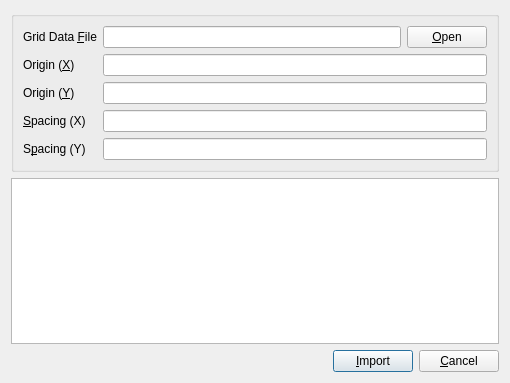
<?xml version="1.0" encoding="UTF-8"?>
<ui version="4.0">
 <class>GridDataImporterWidget</class>
 <widget class="QDialog" name="GridDataImporterWidget">
  <property name="geometry">
   <rect>
    <x>0</x>
    <y>0</y>
    <width>510</width>
    <height>383</height>
   </rect>
  </property>
  <property name="windowTitle">
   <string>Grid Data Importer</string>
  </property>
  <layout class="QGridLayout" name="gridLayout">
   <item row="1" column="0">
    <widget class="QTableWidget" name="summaryTable">
     <property name="alternatingRowColors">
      <bool>true</bool>
     </property>
     <property name="columnCount">
      <number>2</number>
     </property>
     <attribute name="horizontalHeaderVisible">
      <bool>false</bool>
     </attribute>
     <attribute name="horizontalHeaderMinimumSectionSize">
      <number>30</number>
     </attribute>
     <attribute name="horizontalHeaderStretchLastSection">
      <bool>true</bool>
     </attribute>
     <attribute name="verticalHeaderVisible">
      <bool>false</bool>
     </attribute>
     <column/>
     <column/>
    </widget>
   </item>
   <item row="2" column="0">
    <widget class="QWidget" name="widget" native="true">
     <layout class="QHBoxLayout" name="horizontalLayout">
      <property name="leftMargin">
       <number>0</number>
      </property>
      <property name="topMargin">
       <number>0</number>
      </property>
      <property name="rightMargin">
       <number>0</number>
      </property>
      <property name="bottomMargin">
       <number>0</number>
      </property>
      <item>
       <spacer name="horizontalSpacer">
        <property name="orientation">
         <enum>Qt::Horizontal</enum>
        </property>
        <property name="sizeHint" stdset="0">
         <size>
          <width>40</width>
          <height>20</height>
         </size>
        </property>
       </spacer>
      </item>
      <item>
       <widget class="QPushButton" name="importButton">
        <property name="text">
         <string>&amp;Import</string>
        </property>
       </widget>
      </item>
      <item>
       <widget class="QPushButton" name="cancelButton">
        <property name="text">
         <string>&amp;Cancel</string>
        </property>
       </widget>
      </item>
     </layout>
    </widget>
   </item>
   <item row="0" column="0">
    <widget class="QGroupBox" name="groupBox">
     <property name="title">
      <string/>
     </property>
     <layout class="QFormLayout" name="formLayout">
      <item row="1" column="0">
       <widget class="QLabel" name="label_2">
        <property name="text">
         <string>Origin (&amp;X)</string>
        </property>
        <property name="buddy">
         <cstring>originXSpinBox</cstring>
        </property>
       </widget>
      </item>
      <item row="1" column="1">
       <widget class="DoubleSpinBox" name="originXSpinBox"/>
      </item>
      <item row="2" column="0">
       <widget class="QLabel" name="label_3">
        <property name="text">
         <string>Origin (&amp;Y)</string>
        </property>
        <property name="buddy">
         <cstring>originYSpinBox</cstring>
        </property>
       </widget>
      </item>
      <item row="3" column="0">
       <widget class="QLabel" name="label_4">
        <property name="text">
         <string>&amp;Spacing (X)</string>
        </property>
        <property name="buddy">
         <cstring>spacingXSpinBox</cstring>
        </property>
       </widget>
      </item>
      <item row="4" column="0">
       <widget class="QLabel" name="label_5">
        <property name="text">
         <string>S&amp;pacing (Y)</string>
        </property>
        <property name="buddy">
         <cstring>spacingYSpinBox</cstring>
        </property>
       </widget>
      </item>
      <item row="2" column="1">
       <widget class="DoubleSpinBox" name="originYSpinBox"/>
      </item>
      <item row="3" column="1">
       <widget class="DoubleSpinBox" name="spacingXSpinBox"/>
      </item>
      <item row="4" column="1">
       <widget class="DoubleSpinBox" name="spacingYSpinBox"/>
      </item>
      <item row="0" column="0">
       <widget class="QLabel" name="label">
        <property name="text">
         <string>Grid Data &amp;File</string>
        </property>
        <property name="buddy">
         <cstring>imageFileEdit</cstring>
        </property>
       </widget>
      </item>
      <item row="0" column="1">
       <widget class="QWidget" name="widget_3" native="true">
        <layout class="QGridLayout" name="gridLayout_3">
         <property name="leftMargin">
          <number>0</number>
         </property>
         <property name="topMargin">
          <number>0</number>
         </property>
         <property name="rightMargin">
          <number>0</number>
         </property>
         <property name="bottomMargin">
          <number>0</number>
         </property>
         <item row="1" column="1">
          <widget class="QPushButton" name="imageFileOpenButton">
           <property name="text">
            <string>&amp;Open</string>
           </property>
          </widget>
         </item>
         <item row="1" column="0">
          <widget class="QLineEdit" name="imageFileEdit">
           <property name="readOnly">
            <bool>true</bool>
           </property>
          </widget>
         </item>
        </layout>
       </widget>
      </item>
     </layout>
    </widget>
   </item>
  </layout>
 </widget>
 <customwidgets>
  <customwidget>
   <class>DoubleSpinBox</class>
   <extends>QLineEdit</extends>
   <header>gui/widgets/DoubleSpinBox.h</header>
  </customwidget>
 </customwidgets>
 <tabstops>
  <tabstop>imageFileEdit</tabstop>
  <tabstop>imageFileOpenButton</tabstop>
  <tabstop>originXSpinBox</tabstop>
  <tabstop>originYSpinBox</tabstop>
  <tabstop>spacingXSpinBox</tabstop>
  <tabstop>spacingYSpinBox</tabstop>
  <tabstop>summaryTable</tabstop>
  <tabstop>importButton</tabstop>
  <tabstop>cancelButton</tabstop>
 </tabstops>
 <resources/>
 <connections/>
</ui>
